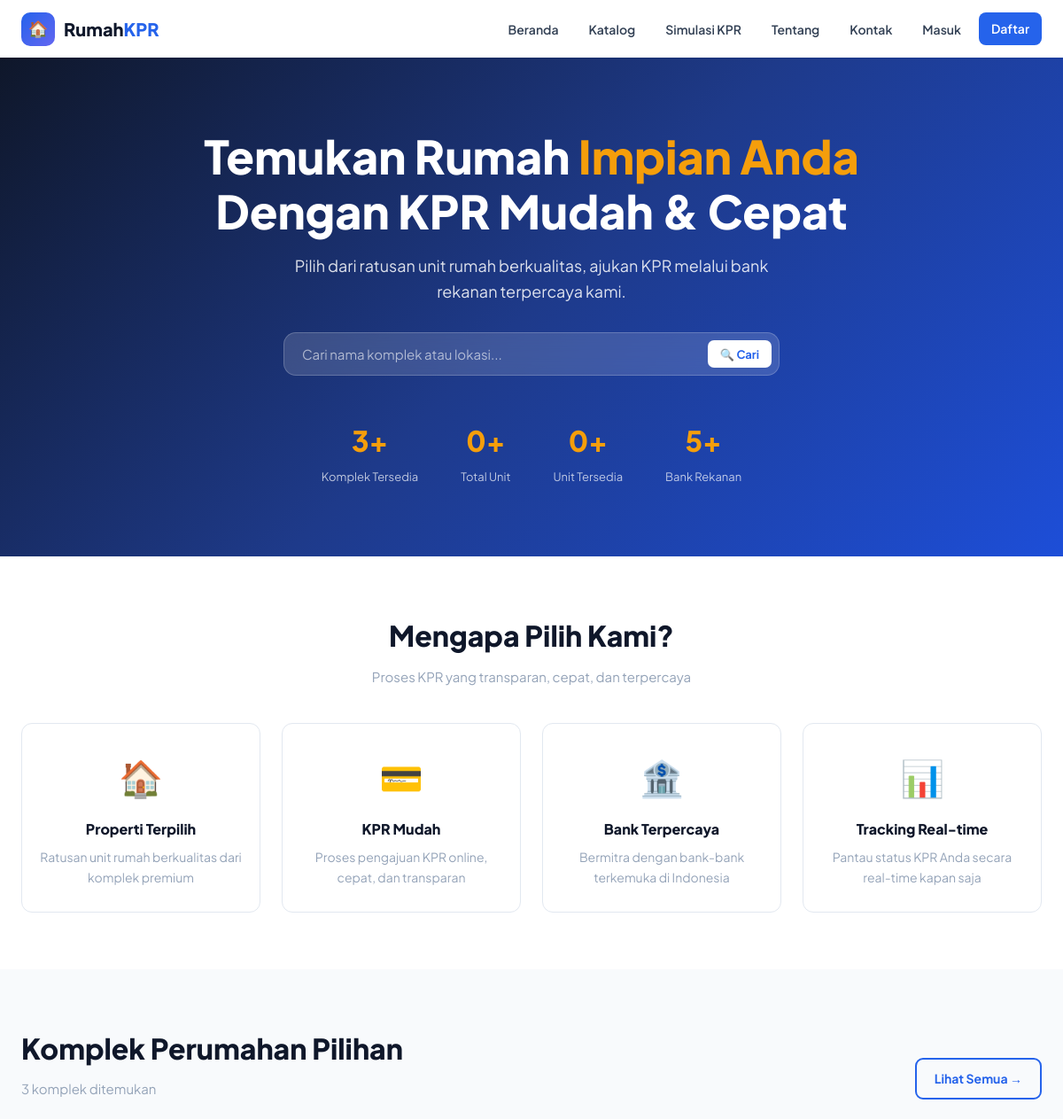
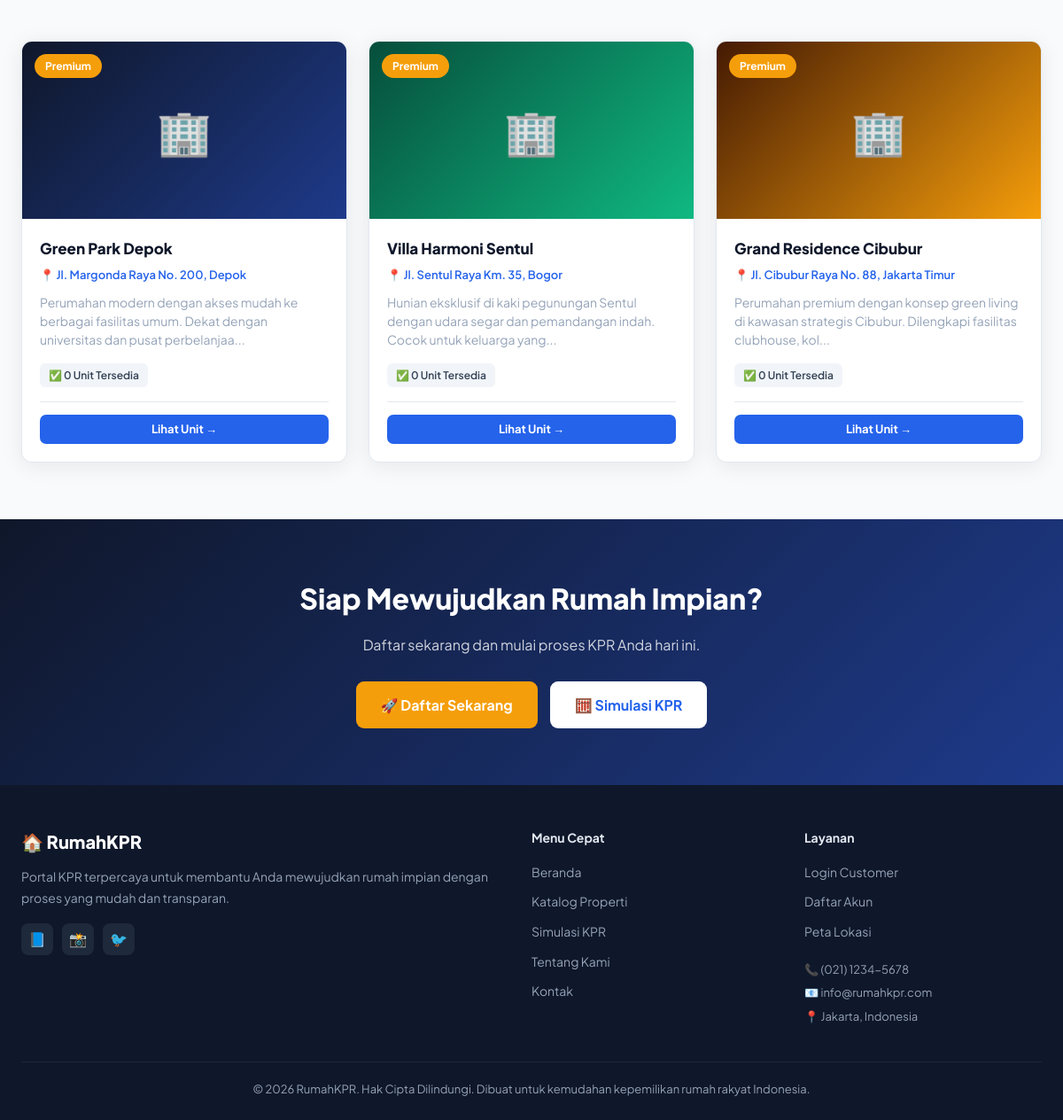
The page / on the database its author committed (2 pictures, top to bottom).
### tables this page shows
CREATE TABLE IF NOT EXISTS `perumahan` (
  `id_perumahan` int(11) NOT NULL AUTO_INCREMENT,
  `nama_perumahan` varchar(100) DEFAULT NULL,
  `alamat` text DEFAULT NULL,
  `deskripsi` text DEFAULT NULL,
  `maps_link` text DEFAULT NULL,
  `created_at` timestamp NOT NULL DEFAULT current_timestamp(),
  PRIMARY KEY (`id_perumahan`)
);

### index.php (the view, shortened to what this page needs)
<?php
require_once 'config/koneksi.php';
require_once 'includes/header.php';
$search = trim($_GET['s'] ?? '');
if ($search) {
    $stmt = $db->prepare("SELECT * FROM perumahan WHERE nama_perumahan LIKE ? OR alamat LIKE ? ORDER BY id_perumahan DESC");
    $stmt->execute(["%$search%", "%$search%"]);
} else {
    $stmt = $db->query("SELECT * FROM perumahan ORDER BY id_perumahan DESC");
}
$list_perumahan = $stmt->fetchAll();
$total_unit = $db->query("SELECT COUNT(*) FROM rumah")->fetchColumn();
$unit_tersedia = $db->query("SELECT COUNT(*) FROM rumah WHERE status='tersedia'")->fetchColumn();
$total_perumahan = $db->query("SELECT COUNT(*) FROM perumahan")->fetchColumn();
?>
<section class="hero">
    <div class="container">
        <h1>Temukan Rumah <span>Impian Anda</span><br>Dengan KPR Mudah & Cepat</h1>
        <p>Pilih dari ratusan unit rumah berkualitas, ajukan KPR melalui bank rekanan terpercaya kami.</p>
        <form action="index.php" method="GET">
            <div class="hero-search">
                <input type="text" name="s" placeholder="Cari nama komplek atau lokasi..." value="<?= htmlspecialchars($search) ?>">
                <button type="submit" class="btn btn-white btn-sm">🔍 Cari</button>
            </div>
        </form>
        <div class="hero-stats">
            <div class="stat-item"><div class="angka"><?= $total_perumahan ?>+</div><div class="keterangan">Komplek Tersedia</div></div>
            <div class="stat-item"><div class="angka"><?= $total_unit ?>+</div><div class="keterangan">Total Unit</div></div>
            <div class="stat-item"><div class="angka"><?= $unit_tersedia ?>+</div><div class="keterangan">Unit Tersedia</div></div>
            <div class="stat-item"><div class="angka">5+</div><div class="keterangan">Bank Rekanan</div></div>
        </div>
    </div>
</section>
<section class="section" style="background:#fff;">
    <div class="container">
        <div style="text-align:center;margin-bottom:40px;">
            <h2 class="section-title">Mengapa Pilih Kami?</h2>
            <p class="section-sub">Proses KPR yang transparan, cepat, dan terpercaya</p>
        </div>
        <div style="display:grid;grid-template-columns:repeat(auto-fit,minmax(220px,1fr));gap:24px;">
            <?php $fitur=[['🏠','Properti Terpilih','Ratusan unit rumah berkualitas dari komplek premium'],['💳','KPR Mudah','Proses pengajuan KPR online, cepat, dan transparan'],['🏦','Bank Terpercaya','Bermitra dengan bank-bank terkemuka di Indonesia'],['📊','Tracking Real-time','Pantau status KPR Anda secara real-time kapan saja']];
            foreach($fitur as $f): ?>
            <div style="text-align:center;padding:28px 20px;border-radius:12px;border:1px solid #e2e8f0;transition:.2s;" onmouseover="this.style.boxShadow='0 8px 24px rgba(37,99,235,.1)';this.style.borderColor='#2563eb'" onmouseout="this.style.boxShadow='';this.style.borderColor='#e2e8f0'">
                <div style="font-size:40px;margin-bottom:14px;"><?= $f[0] ?></div>
                <h4 style="font-size:16px;font-weight:800;margin-bottom:8px;color:#0f172a;"><?= $f[1] ?></h4>
                <p style="font-size:14px;color:#94a3b8;line-height:1.6;"><?= $f[2] ?></p>
            </div>
            <?php endforeach; ?>
        </div>
    </div>
</section>
<section class="section">
    <div class="container">
        <div style="display:flex;align-items:center;justify-content:space-between;margin-bottom:32px;flex-wrap:wrap;gap:12px;">
            <div>
                <h2 class="section-title"><?= $search ? "Hasil Pencarian: \"$search\"" : 'Komplek Perumahan Pilihan' ?></h2>
                <p class="section-sub"><?= count($list_perumahan) ?> komplek ditemukan</p>
            </div>
            <a href="guest/katalog.php" class="btn btn-outline">Lihat Semua →</a>
        </div>
        <?php if (empty($list_perumahan)): ?>
            <div style="text-align:center;padding:60px 20px;color:#94a3b8;">
                <div style="font-size:60px;margin-bottom:16px;">🏚️</div>
                <h3 style="color:#475569;">Komplek tidak ditemukan</h3>
                <p>Coba kata kunci lain atau <a href="index.php">lihat semua komplek</a>.</p>
            </div>
        <?php else: ?>
        <div class="grid-3">
            <?php $grad=['linear-gradient(135deg,#0f172a,#1e3a8a)','linear-gradient(135deg,#064e3b,#10b981)','linear-gradient(135deg,#451a03,#f59e0b)','linear-gradient(135deg,#2e1065,#8b5cf6)'];
            foreach ($list_perumahan as $i => $p): ?>
            <div class="kartu">
                <div class="kartu-img" style="background:<?= $grad[$i%4] ?>;">
                    <span style="font-size:50px;">🏢</span>
                    <span class="kartu-badge">Premium</span>
                </div>
                <div class="kartu-body">
                    <h3 class="kartu-title"><?= htmlspecialchars($p['nama_perumahan']) ?></h3>
                    <p class="kartu-loc">📍 <?= htmlspecialchars($p['alamat']) ?></p>
                    <p class="kartu-desc"><?= htmlspecialchars(substr($p['deskripsi']??'',0,110)).'...' ?></p>
                    <?php
                        $unit_p = $db->prepare("SELECT COUNT(*) FROM rumah WHERE id_perumahan=? AND status='tersedia'");
                        $unit_p->execute([$p['id_perumahan']]);
                        $uts = $unit_p->fetchColumn();
                    ?>
                    <div class="kartu-info"><span>✅ <?= $uts ?> Unit Tersedia</span></div>
                    <div class="kartu-footer">
                        <a href="guest/katalog.php?id=<?= $p['id_perumahan'] ?>" class="btn btn-primary btn-sm btn-block">Lihat Unit →</a>
                    </div>
                </div>
            </div>
            <?php endforeach; ?>
        </div>
        <?php endif; ?>
    </div>
</section>
<section class="section" style="background:linear-gradient(135deg,#0f172a,#1e3a8a);color:#fff;text-align:center;">
    <div class="container">
        <h2 style="font-size:32px;font-weight:800;margin-bottom:14px;">Siap Mewujudkan Rumah Impian?</h2>
        <p style="opacity:.8;font-size:16px;margin-bottom:28px;">Daftar sekarang dan mulai proses KPR Anda hari ini.</p>
        <div style="display:flex;gap:14px;justify-content:center;flex-wrap:wrap;">
            <a href="register.php" class="btn btn-accent btn-lg">🚀 Daftar Sekarang</a>
            <a href="guest/simulasi_kpr.php" class="btn btn-white btn-lg">🧮 Simulasi KPR</a>
        </div>
    </div>
</section>
<?php require_once 'includes/footer.php'; ?>

### assets/css/style.css (style rules this page uses)
*,*::before,*::after { box-sizing:border-box;margin:0;padding:0 }
:root { --primary:#2563eb;--primary-dark:#1d4ed8;--accent:#f59e0b; --success:#10b981;--danger:#ef4444; --dark:#0f172a;--text:#334155;--muted:#94a3b8;--border:#e2e8f0; --bg:#f8fafc;--white:#ffffff; --radius:12px;--shadow:0 4px 24px rgba(0,0,0,.08); --font:'Plus Jakarta Sans',sans-serif; }
body { font-family:var(--font);background:var(--bg);color:var(--text);line-height:1.6; }
a { color:var(--primary);text-decoration:none; }
.hero { background:linear-gradient(135deg,#0f172a 0%,#1e3a8a 50%,#1d4ed8 100%);color:#fff;padding:80px 24px;text-align:center; }
.hero h1 { font-size:clamp(28px,5vw,52px);font-weight:800;line-height:1.2;margin-bottom:16px; }
.hero h1 span { color:var(--accent); }
.hero p { font-size:18px;opacity:.85;margin-bottom:32px;max-width:600px;margin-left:auto;margin-right:auto; }
.hero-search { display:flex;gap:10px;max-width:560px;margin:0 auto;background:rgba(255,255,255,.15);backdrop-filter:blur(10px);border:1px solid rgba(255,255,255,.2);border-radius:14px;padding:8px; }
.hero-search input { flex:1;background:transparent;border:none;outline:none;color:#fff;font-size:15px;padding:6px 12px;font-family:var(--font); }
.hero-search input::placeholder { color:rgba(255,255,255,.6); }
.hero-stats { display:flex;justify-content:center;gap:48px;margin-top:48px;flex-wrap:wrap; }
.stat-item .angka { font-size:32px;font-weight:800;color:var(--accent); }
.stat-item .keterangan { font-size:13px;opacity:.7;margin-top:4px; }
.container { max-width:1200px;margin:0 auto;padding:0 24px; }
.section { padding:64px 0; }
.section-title { font-size:clamp(22px,3vw,32px);font-weight:800;color:var(--dark);margin-bottom:8px; }
.section-sub { color:var(--muted);font-size:15px;margin-bottom:36px; }
.grid-3 { display:grid;grid-template-columns:repeat(auto-fill,minmax(300px,1fr));gap:24px; }
.kartu { background:var(--white);border-radius:var(--radius);overflow:hidden;box-shadow:var(--shadow);border:1px solid var(--border);transition:.25s; }
.kartu-img { height:200px;background:linear-gradient(135deg,#1e3a8a,#2563eb);display:flex;align-items:center;justify-content:center;font-size:60px;position:relative; }
.kartu-badge { position:absolute;top:14px;left:14px;background:var(--accent);color:#fff;padding:4px 12px;border-radius:20px;font-size:12px;font-weight:700; }
.kartu-body { padding:20px; }
.kartu-title { font-size:17px;font-weight:800;color:var(--dark);margin-bottom:6px; }
.kartu-loc { font-size:13px;color:var(--primary);font-weight:600;margin-bottom:10px; }
.kartu-desc { font-size:14px;color:var(--muted);margin-bottom:16px;line-height:1.5; }
.kartu-info { display:flex;gap:12px;flex-wrap:wrap;margin-bottom:16px; }
.kartu-info span { font-size:12px;background:#f1f5f9;padding:4px 10px;border-radius:6px;color:var(--text);font-weight:600; }
.kartu-footer { border-top:1px solid var(--border);padding-top:14px; }
.btn { display:inline-flex;align-items:center;gap:7px;padding:10px 20px;border-radius:9px;font-family:var(--font);font-size:14px;font-weight:700;cursor:pointer;border:none;text-decoration:none;transition:.2s;white-space:nowrap; }
.btn-sm { padding:6px 14px;font-size:13px;border-radius:7px; }
.btn-lg { padding:14px 28px;font-size:16px; }
.btn-primary { background:var(--primary);color:#fff; }
.btn-accent { background:var(--accent);color:#fff; }
.btn-outline { background:transparent;border:2px solid var(--primary);color:var(--primary); }
.btn-white { background:#fff;color:var(--primary);font-weight:700; }
.btn-block { width:100%;justify-content:center; }

### rows shown on the page
perumahan: nama_perumahan "Green Park Depok", alamat "Jl. Margonda Raya No. 200, Depok", deskripsi "Perumahan modern dengan akses mudah ke berbagai fasilitas umum. Dekat dengan universitas dan pusat perbelanjaa", uts "0"
perumahan: nama_perumahan "Villa Harmoni Sentul", alamat "Jl. Sentul Raya Km. 35, Bogor", deskripsi "Hunian eksklusif di kaki pegunungan Sentul dengan udara segar dan pemandangan indah. Cocok untuk keluarga yang", uts "0"
perumahan: nama_perumahan "Grand Residence Cibubur", alamat "Jl. Cibubur Raya No. 88, Jakarta Timur", deskripsi "Perumahan premium dengan konsep green living di kawasan strategis Cibubur. Dilengkapi fasilitas clubhouse, kol", uts "0"

### other values the page prints
$total_perumahan "3"
$total_unit "0"
$unit_tersedia "0"
$f[0] "🏠"
$f[1] "Properti Terpilih"
$f[2] "Ratusan unit rumah berkualitas dari komplek premium"
$f[0] "💳"
$f[1] "KPR Mudah"
$f[2] "Proses pengajuan KPR online, cepat, dan transparan"
$f[0] "🏦"
$f[1] "Bank Terpercaya"
$f[2] "Bermitra dengan bank-bank terkemuka di Indonesia"
$f[0] "📊"
$f[1] "Tracking Real-time"
$f[2] "Pantau status KPR Anda secara real-time kapan saja"
